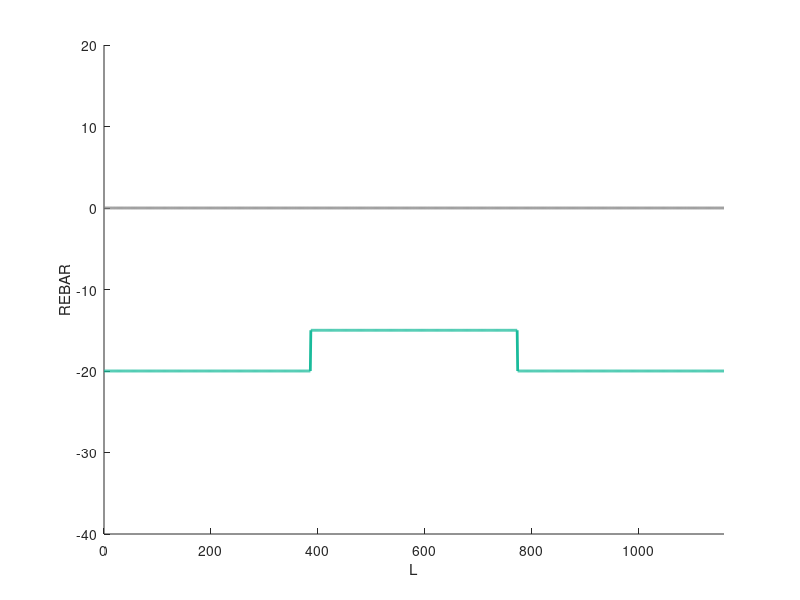
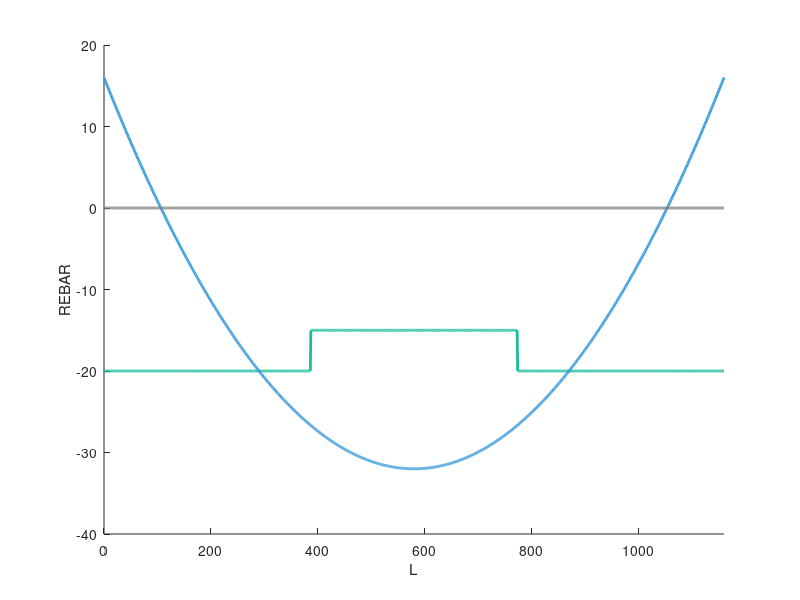
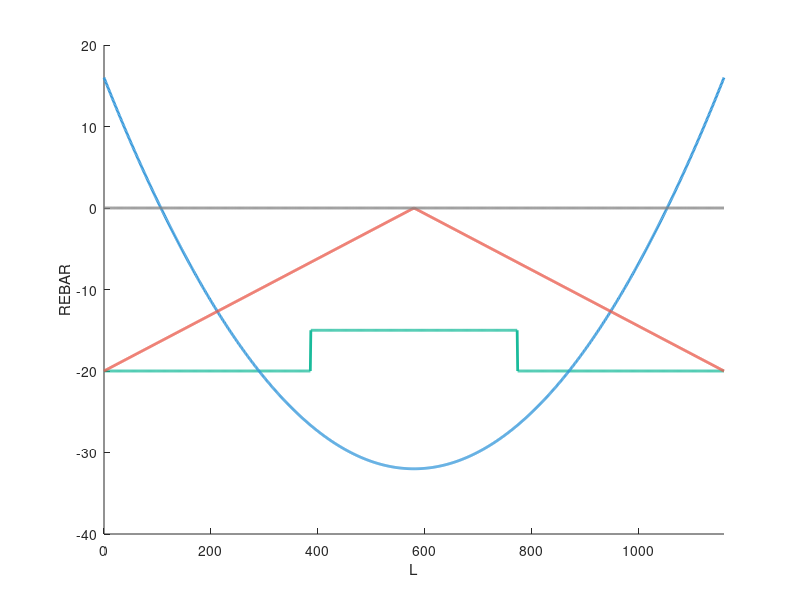
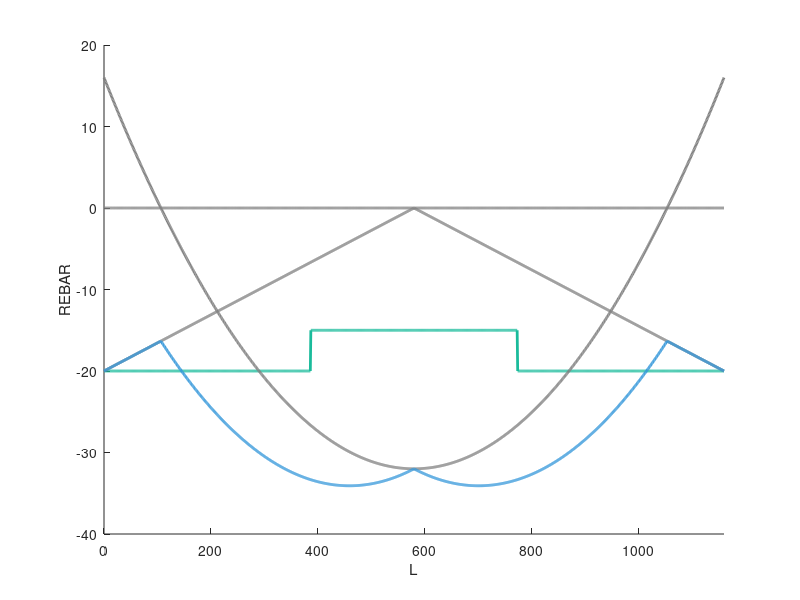

Write MATLAB code to recreate these figures, in order.
clc; clear; close all;

green = [26 188 156] / 256;
blue = [52 152 219] / 256;
red = [233 88 73] / 256;
orange = [230 126 34] / 256;
gray = [0.5 0.5 0.5];
background = [247 247 247] / 256;

% totalArea = [35 15 35];

interval = 1200;

zeroLine = zeros(1, interval);

beamLength = 1160;

x = linspace(0, beamLength, interval);

initialRebar = -[20 * ones(1, interval / 3), 15 * ones(1, interval / 3), 20 * ones(1, interval / 3)];

gravityLoad = 4 * 48 * (x / beamLength - 0.5) .^ 2 - 32;

lateralForce = min([20 - 2 * 20 * x / beamLength; -20 + 2 * 20 * x / beamLength]);

linearAdd = gravityLoad .* (gravityLoad < 0) + lateralForce;

multiRebar = -[4	4	4	4	4	4	4	4	4	4	4	4	4	4	4	4	4	4	4	4	4	4	4	4	4	4	4	4	4	4	4	4	4	4	4	4	4	4	4	4	4	4	4	4	4	4	4	4	4	4	4	4	4	4	4	4	4	4	4	4	4	4	4	4	4	4	4	4	4	4	4	4	4	4	4	4	4	4	4	4	4	4	4	4	4	4	4	4	4	4	4	4	4	4	4	4	4	4	4	4	4	4	4	4	4	4	4	4	4	4	4	4	4	4	4	4	4	4	4	4	4	4	4	4	4	4	4	4	4	4	4	4	4	4	4	4	4	4	4	4	4	4	4	4	4	4	4	4	4	4	4	4	4	4	4	4	4	4	4	4	4	4	4	4	4	4	4	4	4	4	4	4	4	4	4	4	4	4	4	4	4	4	4	4	4	4	4	4	4	4	4	4	4	4	4	4	4	4	4	4	4	4	4	4	4	4	4	4	4	4	4	4	4	4	4	4	4	4	4	4	4	4	4	4	4	4	4	4	4	4	4	4	4	4	4	4	4	4	4	4	4	4	4	4	4	4	4	4	4	4	4	4	4	4	4	4	4	4	4	4	4	4	4	4	4	4	4	4	4	4	4	4	4	4	4	4	4	4	4	4	4	4	4	4	4	4	4	4	4	4	4	4	4	4	4	4	4	4	4	4	3	3	3	3	3	3	3	3	3	3	3	3	3	3	3	3	3	3	3	3	3	3	3	3	3	3	3	3	3	3	3	3	3	3	3	3	3	3	3	3	3	3	3	3	3	3	3	3	3	3	3	3	3	3	3	3	3	3	3	3	3	3	3	3	3	3	3	3	3	3	3	3	3	3	3	3	3	3	3	3	3	3	3	3	3	3	3	3	3	3	3	3	3	3	3	3	3	3	3	3	3	3	3	3	3	3	3	3	3	3	3	3	3	3	3	3	3	3	3	3	3	3	3	3	3	3	3	3	3	3	3	3	3	3	3	3	3	3	3	3	3	3	3	3	3	3	3	3	3	3	3	3	3	3	3	3	3	3	3	3	3	3	3	3	3	3	3	3	3	3	3	3	3	3	3	3	3	3	3	3	3	3	3	3	3	3	3	3	3	3	3	3	3	3	3	3	3	3	3	3	3	3	3	3	3	3	3	3	3	3	3	3	3	3	3	3	3	3	3	3	3	3	3	3	3	3	3	3	3	3	3	3	3	3	3	3	3	3	3	3	3	3	3	3	3	3	3	3	3	3	3	3	3	3	3	3	3	3	3	3	3	3	3	3	3	3	3	3	3	3	3	3	3	3	3	3	3	3	3	3	3	3	3	3	3	3	3	3	3	3	3	3	3	3	3	3	3	3	3	3	3	3	3	3	3	3	3	3	3	3	3	3	3	3	3	3	3	3	3	3	3	3	3	3	3	3	3	3	3	3	3	3	3	3	3	3	3	3	3	3	3	3	3	3	3	3	3	3	3	3	3	3	3	3	3	3	3	3	3	3	3	3	3	3	3	3	3	3	3	3	3	3	3	3	3	3	3	3	3	3	3	3	3	3	3	3	3	3	3	3	3	3	3	3	3	3	3	3	3	3	3	3	3	3	3	3	3	3	3	3	3	3	3	3	3	3	3	3	3	3	3	3	3	3	3	3	3	3	3	3	3	3	3	3	3	3	3	3	3	3	3	3	3	3	3	3	3	3	3	3	3	3	3	3	3	3	3	3	3	3	3	3	3	3	3	3	3	3	3	3	3	3	3	3	3	3	3	3	3	3	3	3	3	3	3	3	3	3	3	3	3	3	3	3	3	3	3	3	3	3	3	3	3	3	3	3	3	3	3	3	3	3	3	3	3	3	3	3	3	3	3	3	3	3	3	3	3	3	3	3	3	3	3	3	3	3	3	3	3	3	3	3	3	3	3	3	3	3	3	3	3	3	3	3	3	3	3	3	3	3	3	3	3	3	3	3	3	3	3	3	3	3	3	3	3	3	3	3	3	3	3	3	3	3	3	3	3	3	3	3	3	3	3	3	3	3	3	3	3	3	4	4	4	4	4	4	4	4	4	4	4	4	4	4	4	4	4	4	4	4	4	4	4	4	4	4	4	4	4	4	4	4	4	4	4	4	4	4	4	4	4	4	4	4	4	4	4	4	4	4	4	4	4	4	4	4	4	4	4	4	4	4	4	4	4	4	4	4	4	4	4	4	4	4	4	4	4	4	4	4	4	4	4	4	4	4	4	4	4	4	4	4	4	4	4	4	4	4	4	4	4	4	4	4	4	4	4	4	4	4	4	4	4	4	4	4	4	4	4	4	4	4	4	4	4	4	4	4	4	4	4	4	4	4	4	4	4	4	4	4	4	4	4	4	4	4	4	4	4	4	4	4	4	4	4	4	4	4	4	4	4	4	4	4	4	4	4	4	4	4	4	4	4	4	4	4	4	4	4	4	4	4	4	4	4	4	4	4	4	4	4	4	4	4	4	4	4	4	4	4	4	4	4	4	4	4	4	4	4	4	4	4	4	4	4	4	4	4	4	4	4	4	4	4	4	4	4	4	4	4	4	4	4	4	4	4	4	4	4	4	4	4	4	4	4	4	4	4	4	4	4	4	4	4	4	4	4	4	4	4	4	4	4	4	4	4	4	4	4	4	4	4	4	4	4	4	4	4	4	4	4	4	4	4	4	4	4	4	4	4	4	4	4	4	4	4	4	4	4	4
];


multiRebarLd = -[4	4	4	4	4	4	4	4	4	4	4	4	4	4	4	4	4	4	4	4	4	4	4	4	4	4	4	4	4	4	4	4	4	4	4	4	4	4	4	4	4	4	4	4	4	4	4	4	4	4	4	4	4	4	4	4	4	4	4	4	4	4	4	4	4	4	4	4	4	4	4	4	4	4	4	4	4	4	4	4	4	4	4	4	4	4	4	4	4	4	4	4	4	4	4	4	4	4	4	4	4	4	4	4	4	4	4	4	4	4	4	4	4	4	4	4	4	4	4	4	4	4	4	4	4	4	4	4	4	4	4	4	4	4	4	4	4	4	4	4	4	4	4	4	4	4	4	4	4	4	4	4	4	4	4	4	4	4	4	4	4	4	4	4	4	4	4	4	4	4	4	4	4	4	4	4	4	4	4	4	4	4	4	4	4	4	4	4	4	4	4	4	4	4	4	4	4	4	4	4	4	4	4	4	4	4	4	4	4	4	4	4	4	4	4	4	4	4	4	4	4	4	4	4	4	4	4	4	4	4	4	4	4	4	4	4	4	4	4	4	4	4	4	4	4	4	4	4	4	4	4	4	4	4	4	4	4	4	4	4	4	4	4	4	4	4	4	4	4	4	4	4	4	4	4	4	4	4	4	4	4	4	4	4	4	4	4	4	4	4	4	4	4	4	4	4	4	4	4	4	4	4	4	4	4	4	4	4	4	4	4	4	4	4	4	4	4	4	4	4	4	4	4	4	4	4	4	4	4	4	4	4	4	4	4	4	4	4	4	4	4	4	4	4	4	4	4	4	4	4	4	4	4	4	4	4	4	4	4	4	4	4	4	4	4	4	4	4	4	4	4	4	4	3	3	3	3	3	3	3	3	3	3	3	3	3	3	3	3	3	3	3	3	3	3	3	3	3	3	3	3	3	3	3	3	3	3	3	3	3	3	3	3	3	3	3	3	3	3	3	3	3	3	3	3	3	3	3	3	3	3	3	3	3	3	3	3	3	3	3	3	3	3	3	3	3	3	3	3	3	3	3	3	3	3	3	3	3	3	3	3	3	3	3	3	3	3	3	3	3	3	3	3	3	3	3	3	3	3	3	3	3	3	3	3	3	3	3	3	3	3	3	3	3	3	3	3	3	3	3	3	3	3	3	3	3	3	3	3	3	3	3	3	3	3	3	3	3	3	3	3	3	3	3	3	3	3	3	3	3	3	3	3	3	3	3	3	3	3	3	3	3	3	3	3	3	3	3	3	3	3	3	3	3	3	3	3	3	3	3	3	3	3	3	3	3	3	3	3	3	3	3	3	3	3	3	3	3	3	3	3	3	3	3	3	3	3	3	3	3	3	3	3	3	3	3	3	3	3	3	3	3	3	3	3	3	3	3	3	3	3	3	3	3	3	3	3	3	3	3	3	3	3	3	3	3	3	3	3	3	3	3	3	3	3	3	3	3	3	3	3	3	3	3	3	3	3	3	3	3	3	3	3	3	3	3	3	3	3	3	3	3	3	3	3	3	3	3	3	3	3	3	3	3	3	3	3	3	3	3	3	3	3	3	3	3	3	3	3	3	3	3	3	3	3	3	3	3	3	3	3	3	3	3	3	3	3	3	3	3	3	3	3	3	3	3	3	3	3	3	3	3	3	3	3	3	3	3	3	3	3	3	3	3	3	3	3	3	3	3	3	3	3	3	3	3	3	3	3	3	3	3	3	3	3	3	3	3	3	3	3	3	3	3	3	3	3	3	3	3	3	3	3	3	3	3	3	3	3	3	3	3	3	3	3	3	3	3	3	3	3	3	3	3	3	3	3	3	3	3	3	3	3	3	3	3	3	3	3	3	3	3	3	3	3	3	3	3	3	3	3	3	3	3	3	3	3	4	4	4	4	4	4	4	4	4	4	4	4	4	4	4	4	4	4	4	4	4	4	4	4	4	4	4	4	4	4	4	4	4	4	4	4	4	4	4	4	4	4	4	4	4	4	4	4	4	4	4	4	4	4	4	4	4	4	4	4	4	4	4	4	4	4	4	4	4	4	4	4	4	4	4	4	4	4	4	4	4	4	4	4	4	4	4	4	4	4	4	4	4	4	4	4	4	4	4	4	4	4	4	4	4	4	4	4	4	4	4	4	4	4	4	4	4	4	4	4	4	4	4	4	4	4	4	4	4	4	4	4	4	4	4	4	4	4	4	4	4	4	4	4	4	4	4	4	4	4	4	4	4	4	4	4	4	4	4	4	4	4	4	4	4	4	4	4	4	4	4	4	4	4	4	4	4	4	4	4	4	4	4	4	4	4	4	4	4	4	4	4	4	4	4	4	4	4	4	4	4	4	4	4	4	4	4	4	4	4	4	4	4	4	4	4	4	4	4	4	4	4	4	4	4	4	4	4	4	4	4	4	4	4	4	4	4	4	4	4	4	4	4	4	4	4	4	4	4	4	4	4	4	4	4	4	4	4	4	4	4	4	4	4	4	4	4	4	4	4	4	4	4	4	4	4	4	4	4	4	4	4	4	4	4	4	4	4	4	4	4	4	4	4	4	4	4	4	4	4	4	4	4	4	4	4	4	4	4	4	4	4	4	4	4	4	4	4	4	4	4	4	4	4	4	4	4	4	4	4	4	4	4	4	4	4	4	4	4	4	4	4	4	4	4	4	4	4	4	4	4	4	4	4	4	4	4	4	4	4	4	4	4	4	4	4	4	4	4	4	4	4	4
];

threeRebar = -[4	4	4	4	4	4	4	4	4	4	4	4	4	4	4	4	4	4	4	4	4	4	4	4	4	4	4	4	4	4	4	4	4	4	4	4	4	4	4	4	4	4	4	4	4	4	4	4	4	4	4	4	4	4	4	4	4	4	4	4	4	4	4	4	4	4	4	4	4	4	4	4	4	4	4	4	4	4	4	4	4	4	4	4	4	4	4	4	4	4	4	4	4	4	4	4	4	4	4	4	4	4	4	4	4	4	4	4	4	4	4	4	4	4	4	4	4	4	4	4	4	4	4	4	4	4	4	4	4	4	4	4	4	4	4	4	4	4	4	4	4	4	4	4	4	4	4	4	4	4	4	4	4	4	4	4	4	4	4	4	4	4	4	4	4	4	4	4	4	4	4	4	4	4	4	4	4	4	4	4	4	4	4	4	4	4	4	4	4	4	4	4	4	4	4	4	4	4	4	4	4	4	4	4	4	4	4	4	4	4	4	4	4	4	4	4	4	4	4	4	4	4	4	4	4	4	4	4	4	4	4	4	4	4	4	4	4	4	4	4	4	4	4	4	4	4	4	4	4	4	4	4	4	4	4	4	4	4	4	4	4	4	4	4	4	4	4	4	4	4	4	4	4	4	4	4	4	4	4	4	4	4	4	4	4	4	4	4	4	4	4	4	4	4	4	4	4	4	4	4	4	4	4	4	4	4	4	4	4	4	4	4	4	4	4	4	4	4	4	4	4	4	4	4	4	4	4	4	4	4	4	4	4	4	4	4	4	4	4	4	4	4	4	4	4	4	4	4	4	4	4	4	4	4	4	4	4	4	4	4	4	4	4	4	4	4	4	4	4	4	4	4	4	3	3	3	3	3	3	3	3	3	3	3	3	3	3	3	3	3	3	3	3	3	3	3	3	3	3	3	3	3	3	3	3	3	3	3	3	3	3	3	3	3	3	3	3	3	3	3	3	3	3	3	3	3	3	3	3	3	3	3	3	3	3	3	3	3	3	3	3	3	3	3	3	3	3	3	3	3	3	3	3	3	3	3	3	3	3	3	3	3	3	3	3	3	3	3	3	3	3	3	3	3	3	3	3	3	3	3	3	3	3	3	3	3	3	3	3	3	3	3	3	3	3	3	3	3	3	3	3	3	3	3	3	3	3	3	3	3	3	3	3	3	3	3	3	3	3	3	3	3	3	3	3	3	3	3	3	3	3	3	3	3	3	3	3	3	3	3	3	3	3	3	3	3	3	3	3	3	3	3	3	3	3	3	3	3	3	3	3	3	3	3	3	3	3	3	3	3	3	3	3	3	3	3	3	3	3	3	3	3	3	3	3	3	3	3	3	3	3	3	3	3	3	3	3	3	3	3	3	3	3	3	3	3	3	3	3	3	3	3	3	3	3	3	3	3	3	3	3	3	3	3	3	3	3	3	3	3	3	3	3	3	3	3	3	3	3	3	3	3	3	3	3	3	3	3	3	3	3	3	3	3	3	3	3	3	3	3	3	3	3	3	3	3	3	3	3	3	3	3	3	3	3	3	3	3	3	3	3	3	3	3	3	3	3	3	3	3	3	3	3	3	3	3	3	3	3	3	3	3	3	3	3	3	3	3	3	3	3	3	3	3	3	3	3	3	3	3	3	3	3	3	3	3	3	3	3	3	3	3	3	3	3	3	3	3	3	3	3	3	3	3	3	3	3	3	3	3	3	3	3	3	3	3	3	3	3	3	3	3	3	3	3	3	3	3	3	3	3	3	3	3	3	3	3	3	3	3	3	3	3	3	3	3	3	3	3	3	3	3	3	3	3	3	3	3	3	3	3	3	3	3	3	3	3	3	3	3	3	3	3	3	3	3	3	3	3	3	3	3	3	3	3	3	3	4	4	4	4	4	4	4	4	4	4	4	4	4	4	4	4	4	4	4	4	4	4	4	4	4	4	4	4	4	4	4	4	4	4	4	4	4	4	4	4	4	4	4	4	4	4	4	4	4	4	4	4	4	4	4	4	4	4	4	4	4	4	4	4	4	4	4	4	4	4	4	4	4	4	4	4	4	4	4	4	4	4	4	4	4	4	4	4	4	4	4	4	4	4	4	4	4	4	4	4	4	4	4	4	4	4	4	4	4	4	4	4	4	4	4	4	4	4	4	4	4	4	4	4	4	4	4	4	4	4	4	4	4	4	4	4	4	4	4	4	4	4	4	4	4	4	4	4	4	4	4	4	4	4	4	4	4	4	4	4	4	4	4	4	4	4	4	4	4	4	4	4	4	4	4	4	4	4	4	4	4	4	4	4	4	4	4	4	4	4	4	4	4	4	4	4	4	4	4	4	4	4	4	4	4	4	4	4	4	4	4	4	4	4	4	4	4	4	4	4	4	4	4	4	4	4	4	4	4	4	4	4	4	4	4	4	4	4	4	4	4	4	4	4	4	4	4	4	4	4	4	4	4	4	4	4	4	4	4	4	4	4	4	4	4	4	4	4	4	4	4	4	4	4	4	4	4	4	4	4	4	4	4	4	4	4	4	4	4	4	4	4	4	4	4	4	4	4	4	4	4	4	4	4	4	4	4	4	4	4	4	4	4	4	4	4	4	4	4	4	4	4	4	4	4	4	4	4	4	4	4	4	4	4	4	4	4	4	4	4	4	4	4	4	4	4	4	4	4	4	4	4	4	4	4	4	4	4	4	4	4	4	4	4	4	4	4	4	4	4	4	4	4
];



% 1
figure;
hold on;
plot(x, initialRebar, 'Color', green, 'LineWidth', 2);
plot(x, zeroLine, 'Color', gray, 'LineWidth', 2);
title('');
xlabel('L');
ylabel('REBAR');
axis([0 beamLength -40 20]);

% 2
figure;
hold on;
plot(x, initialRebar, 'Color', green, 'LineWidth', 2);
plot(x, gravityLoad, 'Color', blue, 'LineWidth', 2);
plot(x, zeroLine, 'Color', gray, 'LineWidth', 2);
title('');
xlabel('L');
ylabel('REBAR');
axis([0 beamLength -40 20]);

% 3
figure;
hold on;
plot(x, initialRebar, 'Color', green, 'LineWidth', 2);
plot(x, gravityLoad, 'Color', blue, 'LineWidth', 2);
plot(x, lateralForce, 'Color', red, 'LineWidth', 2);
plot(x, zeroLine, 'Color', gray, 'LineWidth', 2);
title('');
xlabel('L');
ylabel('REBAR');
axis([0 beamLength -40 20]);

% 4
figure;
hold on;
plot(x, initialRebar, 'Color', green, 'LineWidth', 2);
plot(x, gravityLoad, 'Color', gray, 'LineWidth', 2);
plot(x, lateralForce, 'Color', gray, 'LineWidth', 2);
plot(x, linearAdd, 'Color', blue, 'LineWidth', 2);
plot(x, zeroLine, 'Color', gray, 'LineWidth', 2);
title('');
xlabel('L');
ylabel('REBAR');
axis([0 beamLength -40 20]);

% 5
figure;
hold on;
plot([beamLength beamLength] * 0.25, [-20 20], 'Color', gray, 'LineWidth', 2, 'LineStyle', '--');
plot([beamLength beamLength] * 0.75, [-20 20], 'Color', gray, 'LineWidth', 2, 'LineStyle', '--');
plot([beamLength beamLength] / 3, [-20 20], 'Color', gray, 'LineWidth', 2, 'LineStyle', '--');
plot([beamLength beamLength] / 3 * 2, [-20 20], 'Color', gray, 'LineWidth', 2, 'LineStyle', '--');
plot(x, initialRebar / 5, 'Color', green, 'LineWidth', 2);
% plot(x, linearAdd / 5, 'Color', gray, 'LineWidth', 2);
% plot(x, multiRebar, 'Color', blue, 'LineWidth', 2);
% plot(x, min(floor(linearAdd / 5), 2), 'Color', blue, 'LineWidth', 2);
plot(x, zeroLine, 'Color', gray, 'LineWidth', 2);
title('');
xlabel('L');
ylabel('REBAR NUMBER');
axis([0 beamLength -8 4]);

% 6
figure;
hold on;
plot([beamLength beamLength] * 0.25, [-20 20], 'Color', gray, 'LineWidth', 2, 'LineStyle', '--');
plot([beamLength beamLength] * 0.75, [-20 20], 'Color', gray, 'LineWidth', 2, 'LineStyle', '--');
plot(x, initialRebar / 5, 'Color', green, 'LineWidth', 2);
% plot(x, linearAdd / 5, 'Color', gray, 'LineWidth', 2);
plot(x, multiRebar, 'Color', blue, 'LineWidth', 2);
% plot(x, min(floor(linearAdd / 5), 2), 'Color', blue, 'LineWidth', 2);
plot(x, zeroLine, 'Color', gray, 'LineWidth', 2);
title('');
xlabel('L');
ylabel('REBAR NUMBER');
axis([0 beamLength -8 4]);

% 7
figure;
hold on;
plot([beamLength beamLength] * 0.25, [-20 20], 'Color', gray, 'LineWidth', 2, 'LineStyle', '--');
plot([beamLength beamLength] * 0.75, [-20 20], 'Color', gray, 'LineWidth', 2, 'LineStyle', '--');
plot(x, initialRebar / 5, 'Color', green, 'LineWidth', 2);
% plot(x, linearAdd / 5, 'Color', gray, 'LineWidth', 2);
plot(x, multiRebar, 'Color', blue, 'LineWidth', 2);
% plot(x, min(floor(linearAdd / 5), 2), 'Color', blue, 'LineWidth', 2);
plot(x, multiRebarLd, 'Color', red, 'LineWidth', 2);
plot(x, zeroLine, 'Color', gray, 'LineWidth', 2);
title('');
xlabel('L');
ylabel('REBAR NUMBER');
axis([0 beamLength -8 4]);
